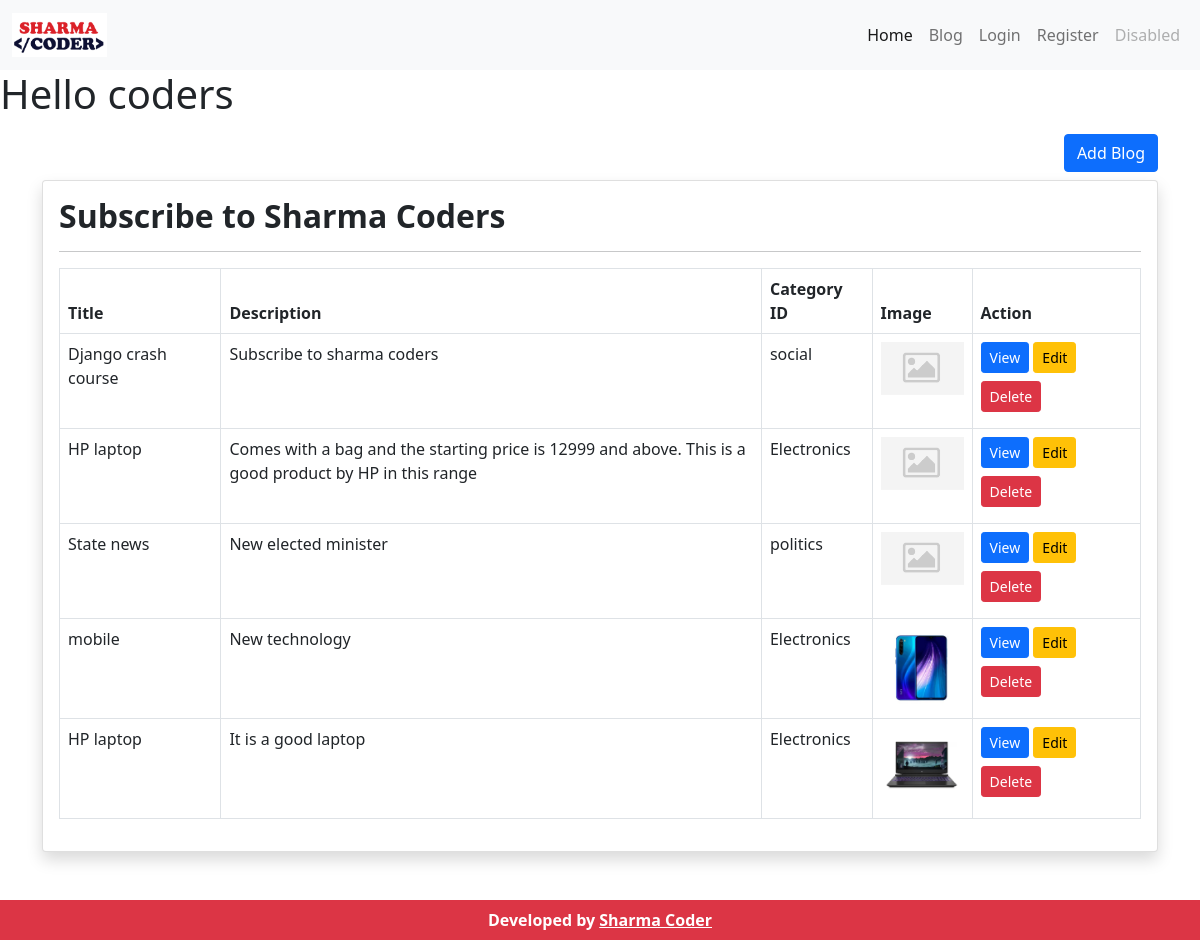
The page /blogs/ on the database as committed earlier.
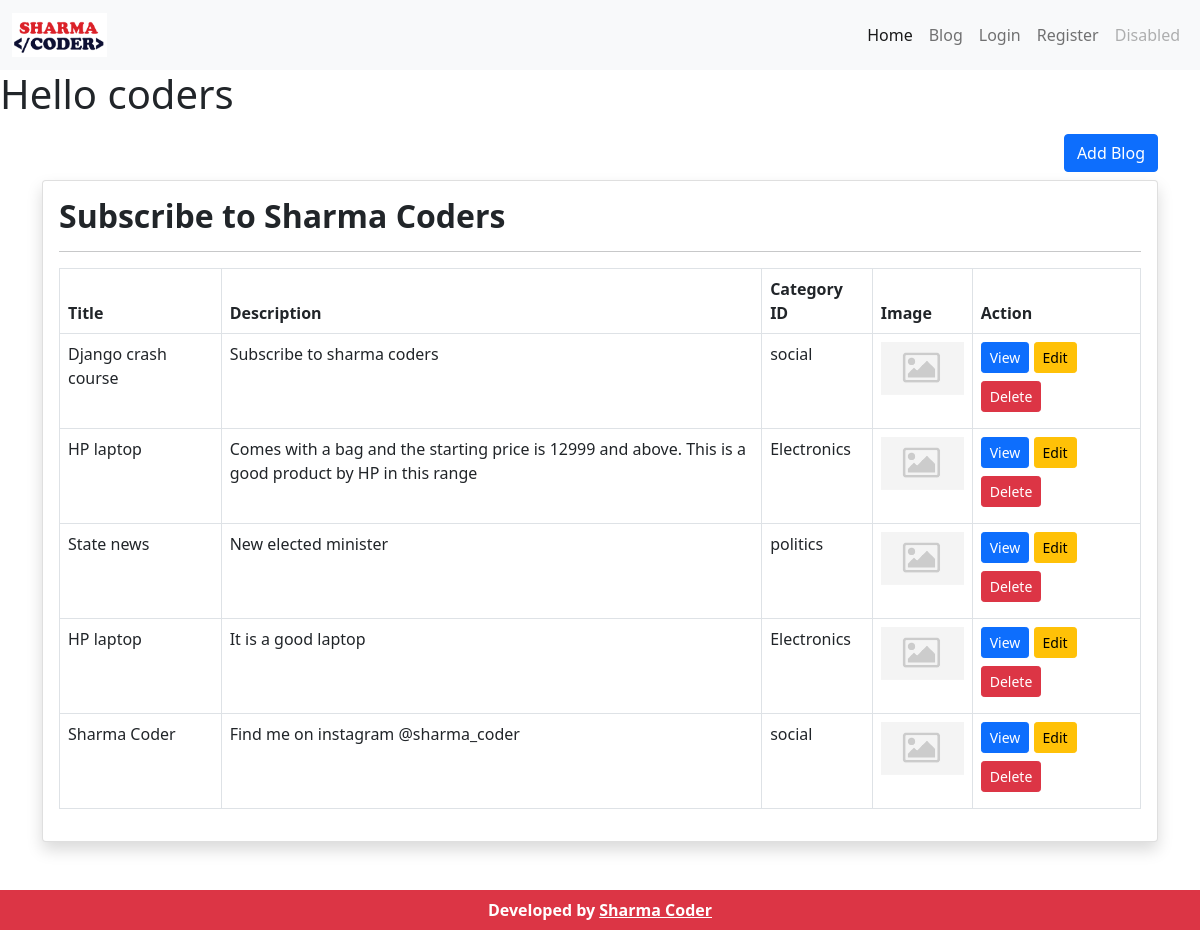
The same page on the database as committed later.
### accounts/models.py (models this page shows, shortened)
class Blogs(models.Model):
    category = models.ForeignKey("BlogCategory", on_delete=SET_NULL, null=True)
    title = models.CharField(max_length=191, null=True)
    description = models.CharField(max_length=500, null=True)
    image = models.ImageField(upload_to=get_filename,null=True, blank=True)
    created_at = models.DateTimeField(auto_now_add=True, null=True)

class BlogCategory(models.Model):
    name =models.CharField(max_length=191, null=True)
    created_at = models.DateTimeField(auto_now_add=True, null=True)
    def __str__(self):
        return self.name

### accounts/views.py (the view)
# urls.py: path('blogs/', views.blogs, name="blogs"),
def blogs(request):
    form = Blogs.objects.all()
    context = {'form':form}
    return render(request, 'accounts/index.html', context)

### accounts/templates/accounts/index.html (shortened to what this page needs)
{% extends 'accounts/layouts/main.html' %}
{% load static %}
{% block content %}
<h1>Hello coders</h1>
<section>
    <div class="container mt-3">
        <div class="row justify-content-center">
            <div class="mb-2">
                <a href="{% url 'addblog' %}" class="btn float-end btn-primary">Add Blog</a>
            </div>
            <div class="col-md-12">
                <div class="card shadow">
                    <div class="card-body">
                        <h2 class="fw-bold"> Subscribe to Sharma Coders </h2>
                        <hr>
                        <div class="table-responsive">
                            <table class="table table-bordered">
                                <thead>
                                    <tr>
                                        <th>Title</th>
                                        <th>Description</th>
                                        <th>Category ID</th>
                                        <th>Image</th>
                                        <th>Action</th>
                                    </tr>
                                </thead>
                                <tbody>
                                    {% for blogs in form %}
                                        <tr>
                                            <td>{{ blogs.title }}</td>
                                            <td class="w-50">
                                                {{ blogs.description }}
                                            </td>
                                            <td>{{ blogs.category }}</td>
                                            {% if blogs.image %}
                                                <td style="width: 100px;">
                                                    <img src="{{ blogs.image.url }}" alt="Image here" class="w-100">
                                                </td>
                                            {% else %}
                                                <td style="width: 100px;">
                                                    <img src="{% static 'images/dummy.jpg' %}" alt="Image here" class="w-100">
                                                </td>
                                            {% endif %}
                                            <td>
                                                <a href="{% url 'viewblog' blogs.id %}" class="btn btn-sm mb-2 btn-primary"> View</a>
                                                <a href="{% url 'edit' blogs.id %}" class="btn btn-sm mb-2 btn-warning"> Edit</a>
                                                <a href="{% url 'delete' blogs.id %}" class="btn btn-sm mb-2 btn-danger"> Delete</a>
                                            </td>
                                        </tr>
                                    {% endfor %}
                                </tbody>
                            </table>
                        </div>
                    </div>
                </div>
            </div>
        </div>
    </div>
</section>
{% endblock content %}

### accounts/templates/accounts/layouts/main.html (shortened to what this page needs)
{% load static %}
<!DOCTYPE html>
<html lang="en">
<head>
    <link rel="stylesheet" href="{% static '/css/bootstrap.css' %}">
</head>
<body>
    {% include 'accounts/layouts/includes/navbar.html' %}
    {% block content %}
    {% endblock content %}
    <div class="py-2 mt-5 bg-danger text-center">
        <p class="text-white mb-0 fw-bold">Developed by
            <a href="https://www.youtube.com/channel/UCjSZGZZjCa1Z-hn-EnMrlqw" class="text-white" target="_blank">Sharma Coder </a>
        </p>
    </div>
</body>
</html>

### accounts/templates/accounts/layouts/includes/navbar.html (shortened to what this page needs)
{% load static %}
<nav class="navbar navbar-expand-lg navbar-light bg-light">
  <div class="container-fluid">
    <a class="navbar-brand" href="#">
      <img src="{% static '/images/logo.png' %}" class="w-25" alt="Logo Here">
    </a>
    <div class="collapse navbar-collapse" id="navbarNav">
      <ul class="navbar-nav ms-auto">
        <li class="nav-item">
          <a class="nav-link active" aria-current="page" href="{% url '/' %} ">Home</a>
        </li>
        <li class="nav-item">
          <a class="nav-link" href="{% url 'blogs' %}">Blog</a>
        </li>
        {% if request.user.is_authenticated %}
          <li class="nav-item">
            <a class="nav-link" href="#"> <h4> Hey!{{ request.user }} </h4></a>
          </li>
          <li class="nav-item">
          <a class="nav-link" href="{% url 'logout' %}">Logout</a>
        </li>
        {% else %}
          <li class="nav-item">
            <a class="nav-link" href="{% url 'login' %}">Login</a>
          </li>
          <li class="nav-item">
            <a class="nav-link" href="{% url 'register' %}">Register</a>
          </li>
        {% endif %}
        <li class="nav-item">
          <a class="nav-link disabled" href="#" tabindex="-1" aria-disabled="true">Disabled</a>
        </li>
      </ul>
    </div>
  </div>
</nav>

Rows that differ between the two databases and show on the page:
removed Blogs: title "mobile", description "New technology", category "Electronics", image (picture)
changed Blogs "It is a good laptop": image: picture removed
added Blogs: title "Sharma Coder", description "Find me on instagram @sharma_coder", category "social"
